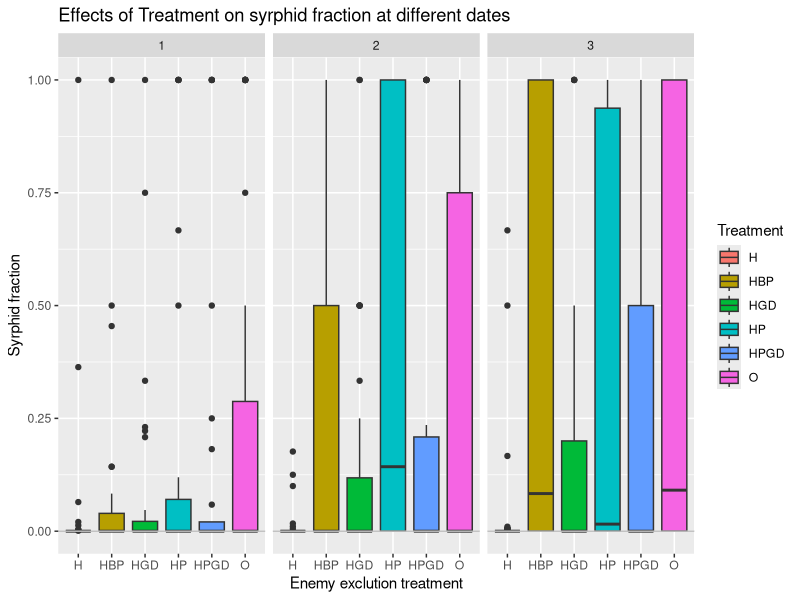

R code for this plot:
Data1 <- read.table("Project data.csv", header = TRUE, dec = ",", sep = ";")
Data1$APG <- NA 
A <- Data1$Date == "1"
Data1[A, "APG"] <- ((log(Data1$aphid_live[A] + 1) - log(Data1$aphidsinoculated_init[A] + 1))/10)
A <- Data1$Date == "2"
Data1[A, "APG"] <- ((log(Data1$aphid_live[A] + 1) - log(Data1$aphidsinoculated_init[A] + 1))/20)
A <- Data1$Date == "3"
Data1[A, "APG"] <- ((log(Data1$aphid_live[A] + 1) - log(Data1$aphidsinoculated_init[A] + 1))/30)
DataOG <- Data1

parasitism_rate <- (Data1$aphid_parasitized/Data1$aphid_live + Data1$aphid_parasitized)
DataOG$parasitism_rate <- parasitism_rate

syrphid_fraction <- (Data1$syrphidl_p / ((Data1$aphid_live) + (Data1$syrphidl_p)))
DataOG$syrphid_fraction <- syrphid_fraction

# new data frame with BUFF = 900

A <- DataOG$BUFF_DIST == "900"
Data900 <-DataOG[A,]   


# plot

library(ggplot2)
ggplot(Data900, aes(x = Treatment, y = syrphid_fraction , fill = Treatment)) +
  geom_boxplot() +
  labs(x = "Enemy exclution treatment", y = "Syrphid fraction",
       title = "Effects of Treatment on syrphid fraction at different dates") +
  geom_hline(yintercept = 0, colour = "grey") +
  facet_grid(.~Date)
